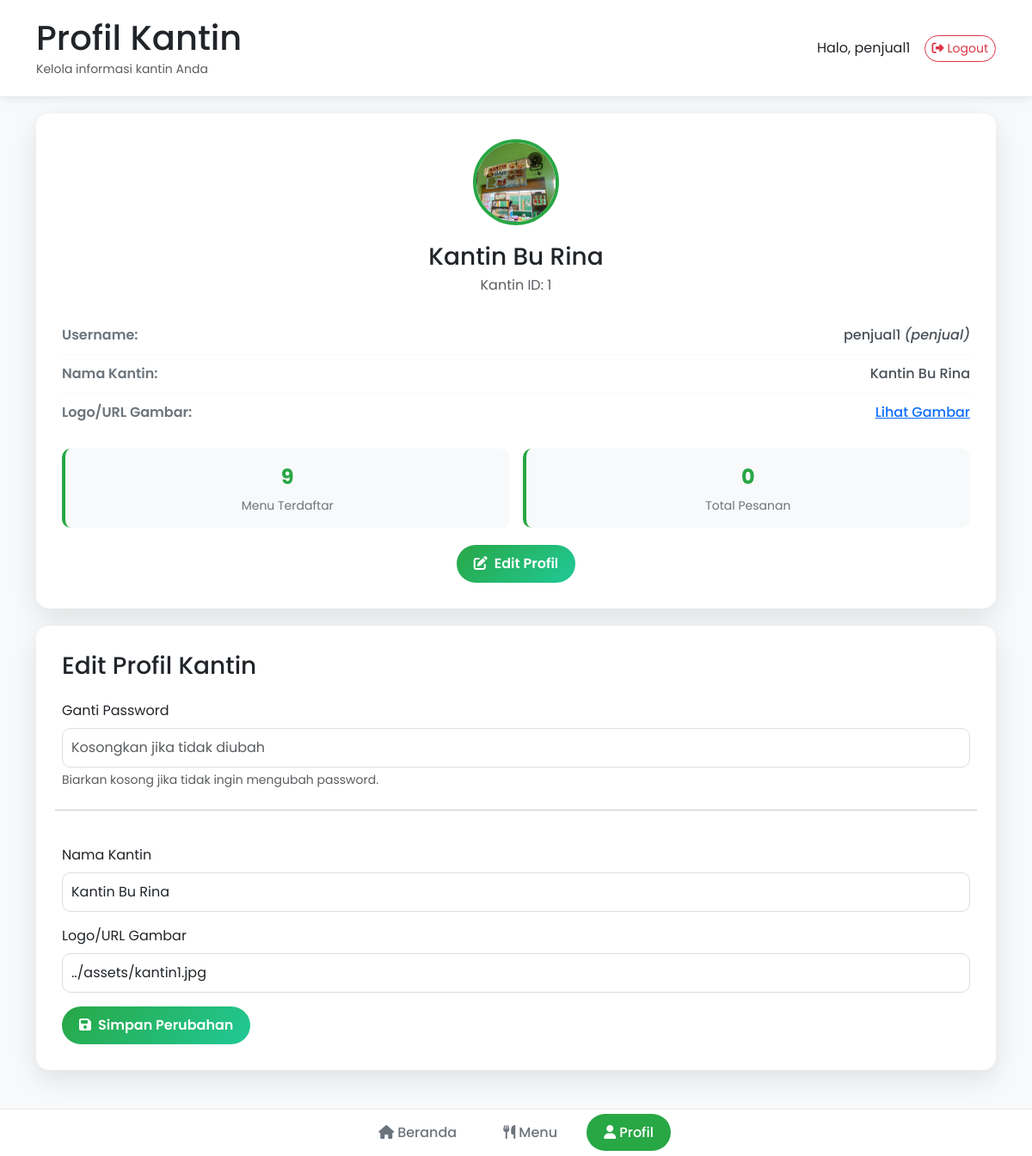
The app's page /penjual/profile.php (signed in) with its own data.
### tables this page shows
CREATE TABLE IF NOT EXISTS kantin (
    id INT AUTO_INCREMENT PRIMARY KEY,
    nama VARCHAR(100) NOT NULL,
    deskripsi VARCHAR(255),
    gambar VARCHAR(255) DEFAULT '../assets/J.webp'
);

CREATE TABLE IF NOT EXISTS db_akun (
    id INT AUTO_INCREMENT PRIMARY KEY,
    username VARCHAR(50) NOT NULL UNIQUE,
    password VARCHAR(255) NOT NULL,
    role ENUM('penjual', 'pembeli', 'kasir') NOT NULL,
    nama_lengkap VARCHAR(100),
    kantin_id INT DEFAULT NULL
);

### penjual/profile.php (the view, shortened to what this page needs)
<?php
include '../db_Warung/db_akun.php';
$id = $_SESSION['id'];
$kantin_id = $_SESSION['kantin_id'];
$stmt = $conn->prepare("SELECT username, password, role FROM db_akun WHERE id = ?");
$stmt->bind_param("i", $id);
$stmt->execute();
$user = $stmt->get_result()->fetch_assoc();
$stmt = $conn->prepare("SELECT * FROM kantin WHERE id = ?");
$stmt->bind_param("i", $kantin_id);
$stmt->execute();
$kantin = $stmt->get_result()->fetch_assoc();
$stmt = $conn->prepare("SELECT COUNT(*) cnt FROM menu WHERE kantin_id=?");
$stmt->bind_param("i", $kantin_id);
$stmt->execute();
$menu_count = $stmt->get_result()->fetch_assoc()['cnt'];
$stmt = $conn->prepare("SELECT COUNT(*) cnt FROM pesanan WHERE kantin_id=?");
$stmt->bind_param("i", $kantin_id);
$stmt->execute();
$order_count = $stmt->get_result()->fetch_assoc()['cnt'];
?>
<!DOCTYPE html>
<html lang="id">
<head>
  <link href="https://cdn.jsdelivr.net/npm/bootstrap@5.3.0/dist/css/bootstrap.min.css" rel="stylesheet">
</head>
<body>
<div class="header-custom">
  <div class="container">
    <div class="d-flex justify-content-between align-items-center">
      <div>
        <h1 class="mb-0">Profil Kantin</h1>
        <small class="text-muted">Kelola informasi kantin Anda</small>
      </div>
      <div class="d-flex align-items-center">
        <span class="me-3">Halo, <?= htmlspecialchars($_SESSION['username']) ?></span>
        <a href="../logout.php" class="btn btn-outline-danger btn-sm rounded-pill">
          <i class="fas fa-sign-out-alt me-1"></i>Logout
        </a>
      </div>
    </div>
  </div>
</div>
<div class="container">
  <div class="profile-card">
    <div class="text-center">
      <?php if (!empty($kantin['gambar'])): ?>
        <img src="<?= htmlspecialchars($kantin['gambar']) ?>" alt="Logo Kantin" class="profile-avatar">
      <?php else: ?>
        <div class="profile-avatar bg-success d-flex align-items-center justify-content-center text-white" style="font-size: 40px;">
          <i class="fas fa-store"></i>
        </div>
      <?php endif; ?>
      <h3 class="mb-1"><?= htmlspecialchars($kantin['nama']) ?></h3>
      <p class="text-muted mb-4">Kantin ID: <?= $kantin_id ?></p>
    </div>
    <div class="profile-info">
      <div class="info-item">
        <span class="info-label">Username:</span>
        <span class="info-value"><?= htmlspecialchars($user['username']) ?> <em>(<?= htmlspecialchars($user['role']) ?>)</em></span>
      </div>
      <div class="info-item">
        <span class="info-label">Nama Kantin:</span>
        <span class="info-value"><?= htmlspecialchars($kantin['nama']) ?></span>
      </div>
      <div class="info-item">
        <span class="info-label">Logo/URL Gambar:</span>
        <span class="info-value">
          <?php if (!empty($kantin['gambar'])): ?>
            <a href="<?= htmlspecialchars($kantin['gambar']) ?>" target="_blank">Lihat Gambar</a>
          <?php else: ?>
            Tidak ada
          <?php endif; ?>
        </span>
      </div>
    </div>
    <div class="stats-grid">
      <div class="stat-item">
        <span class="stat-value"><?= $menu_count ?></span>
        <div class="stat-label">Menu Terdaftar</div>
      </div>
      <div class="stat-item">
        <span class="stat-value"><?= $order_count ?></span>
        <div class="stat-label">Total Pesanan</div>
      </div>
    </div>
    <div class="text-center">
      <button class="btn btn-success" onclick="document.getElementById('editForm').scrollIntoView({behavior: 'smooth'})">
        <i class="fas fa-edit me-2"></i>Edit Profil
      </button>
    </div>
  </div>
  <div class="form-card" id="editForm">
    <h3 class="mb-4">Edit Profil Kantin</h3>
    <form method="post" class="row g-3">
      <div class="col-12">
        <label class="form-label">Ganti Password</label>
        <input type="password" name="new_password" class="form-control" placeholder="Kosongkan jika tidak diubah">
        <div class="form-text">Biarkan kosong jika tidak ingin mengubah password.</div>
      </div>
      <hr class="my-4">
      <div class="col-12">
        <label class="form-label">Nama Kantin</label>
        <input type="text" name="kantin_name" class="form-control" value="<?= htmlspecialchars($kantin['nama']) ?>" required>
      </div>
      <div class="col-12">
        <label class="form-label">Logo/URL Gambar</label>
        <input type="text" name="kantin_logo" class="form-control" value="<?= htmlspecialchars($kantin['gambar']) ?>" placeholder="URL gambar kantin">
      </div>
      <div class="col-12">
        <button type="submit" class="btn btn-success">
          <i class="fas fa-save me-2"></i>Simpan Perubahan
        </button>
      </div>
    </form>
  </div>
</div>
<div class="footer-nav">
  <div class="container text-center">
    <a href="dashboard.php">
      <i class="fas fa-home me-1"></i>Beranda
    </a>
    <a href="menu.php">
      <i class="fas fa-utensils me-1"></i>Menu
    </a>
    <a href="profile.php" class="active">
      <i class="fas fa-user me-1"></i>Profil
    </a>
  </div>
</div>
</body>
</html>

### penjual/profile.php (style rules this page uses)
body { font-family: 'Poppins', sans-serif; background-color: #f8f9fa; padding-bottom: 80px; }
.header-custom { background: white; padding: 20px; box-shadow: 0 2px 10px rgba(0,0,0,0.1); margin-bottom: 20px; }
.profile-card { background: white; border-radius: 15px; box-shadow: 0 10px 30px rgba(0,0,0,0.1); padding: 30px; margin-bottom: 20px; transition: transform 0.3s ease; }
.profile-avatar { width: 100px; height: 100px; border-radius: 50%; object-fit: cover; border: 4px solid #28a745; margin-bottom: 20px; }
.profile-info { margin-bottom: 20px; }
.info-item { display: flex; justify-content: space-between; padding: 10px 0; border-bottom: 1px solid #f8f9fa; }
.info-item:last-child { border-bottom: none; }
.info-label { font-weight: 600; color: #6c757d; }
.info-value { font-weight: 500; color: #495057; }
.stats-grid { display: grid; grid-template-columns: repeat(auto-fit, minmax(150px, 1fr)); gap: 15px; margin-bottom: 20px; }
.stat-item { background: #f8f9fa; padding: 15px; border-radius: 10px; text-align: center; border-left: 4px solid #28a745; }
.stat-value { font-size: 24px; font-weight: 700; color: #28a745; display: block; }
.stat-label { font-size: 14px; color: #6c757d; margin-top: 5px; }
.form-card { background: white; border-radius: 15px; box-shadow: 0 10px 30px rgba(0,0,0,0.1); padding: 30px; margin-bottom: 20px; transition: transform 0.3s ease; }
.form-control { border-radius: 10px; border: 1px solid #ddd; padding: 10px; }
.btn-success { background: linear-gradient(135deg, #28a745 0%, #20c997 100%); border: none; border-radius: 25px; padding: 10px 20px; font-weight: 600; }
.footer-nav { background: white; border-top: 1px solid #e9ecef; padding: 15px 0; position: fixed; bottom: 0; width: 100%; z-index: 1000; }
.footer-nav a { text-decoration: none; color: #6c757d; font-weight: 500; padding: 10px 20px; border-radius: 25px; transition: all 0.3s ease; margin: 0 5px; }
.footer-nav a.active { background: #28a745; color: white; }

### records on screen
kantin: gambar (picture), nama "Kantin Bu Rina", kantin_name "Kantin Bu Rina", kantin_logo "../assets/kantin1.jpg"
db_akun: username "penjual1", role "penjual"

### other values on screen
$_SESSION['username'] "penjual1"
$kantin_id "1"
$menu_count "9"
$order_count "0"
